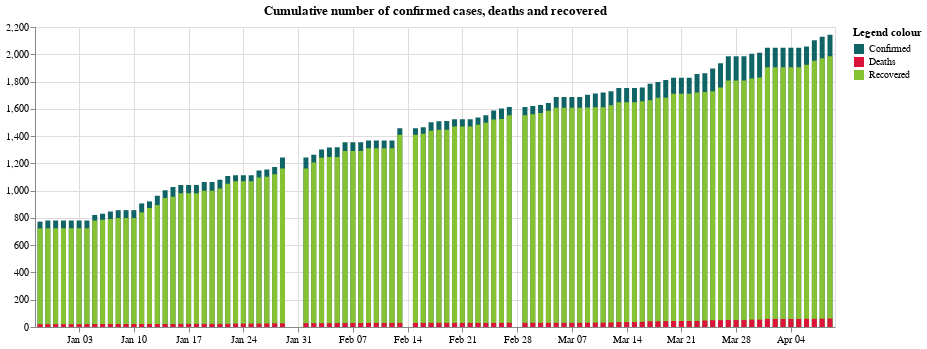

Notebook code cell kept with this figure:
### Code cell
city['total_cases'] = city['totalCases']
city['total_deaths'] = city['totalDeaths']
city['total_recovered'] = city['totalRecovered']

tempTotalCases = city[['date','total_cases']]
tempTotalCases["title"] = "Confirmed"

tempTotalDeaths = city[['date','total_deaths']]
tempTotalDeaths["title"] = "Deaths"

tempTotalRecovered = city[['date','total_recovered']]
tempTotalRecovered["title"] = "Recovered"

temp = tempTotalCases.append(tempTotalDeaths)
temp = temp.append(tempTotalRecovered)

totalCases = alt.Chart(temp).mark_bar().encode(alt.X('date:T', title = None), alt.Y('total_cases:Q', title = None)) # color='#106466' 
totalDeaths = alt.Chart(temp).mark_bar().encode(alt.X('date:T', title = None), alt.Y('total_deaths:Q', title = None)) # color = '#DC143C'
totalRecovered = alt.Chart(temp).mark_bar().encode(alt.X('date:T', title = None), alt.Y('total_recovered:Q', title = None)) # color = '#87C232'

(totalCases + totalRecovered + totalDeaths).encode(color=alt.Color('title', scale = alt.Scale(range = ['#106466','#DC143C','#87C232']), legend = alt.Legend(title="Legend colour"))).properties(title = "Cumulative number of confirmed cases, deaths and recovered", width = 800)

### Figure 1 — Vega-Lite specification as saved in the notebook (floating-point values rounded to 4 significant figures; data arrays with more than 128 entries replaced by an {"elided": "..."} marker saying what was removed)
{"config": {"view": {"continuousWidth": 400, "continuousHeight": 300}}, "layer": [{"mark": "bar", "encoding": {"x": {"type": "temporal", "field": "date", "title": null}, "y": {"type": "quantitative", "field": "total_cases", "title": null}}}, {"mark": "bar", "encoding": {"x": {"type": "temporal", "field": "date", "title": null}, "y": {"type": "quantitative", "field": "total_recovered", "title": null}}}, {"mark": "bar", "encoding": {"x": {"type": "temporal", "field": "date", "title": null}, "y": {"type": "quantitative", "field": "total_deaths", "title": null}}}], "data": {"name": "data-a40265271733550bb4c1b2fc46a6b9c3"}, "encoding": {"color": {"type": "nominal", "field": "title", "legend": {"title": "Legend colour"}, "scale": {"range": ["#106466", "#DC143C", "#87C232"]}}}, "title": "Cumulative number of confirmed cases, deaths and recovered", "width": 800, "$schema": "https://vega.github.io/schema/vega-lite/v4.8.1.json", "datasets": {"data-a40265271733550bb4c1b2fc46a6b9c3": {"elided": "294 records"}}}
